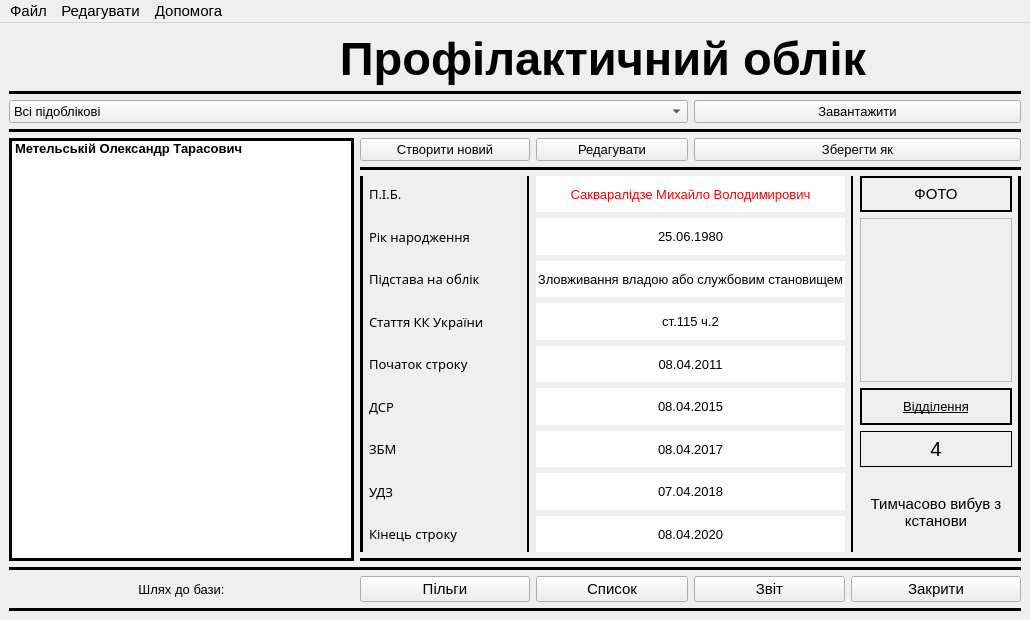
<?xml version="1.0" encoding="UTF-8"?>
<ui version="4.0">
 <class>MainWindow</class>
 <widget class="QMainWindow" name="MainWindow">
  <property name="geometry">
   <rect>
    <x>0</x>
    <y>0</y>
    <width>1030</width>
    <height>620</height>
   </rect>
  </property>
  <property name="font">
   <font>
    <pointsize>11</pointsize>
    <weight>50</weight>
    <bold>false</bold>
   </font>
  </property>
  <property name="windowTitle">
   <string>Оперативно-профылактичний облык</string>
  </property>
  <property name="windowIcon">
   <iconset resource="Profs.qrc">
    <normaloff>:/Icon/Profico.ico</normaloff>:/Icon/Profico.ico</iconset>
  </property>
  <widget class="QWidget" name="centralwidget">
   <layout class="QGridLayout" name="gridLayout_2">
    <item row="0" column="0">
     <layout class="QGridLayout" name="gridLayout">
      <item row="8" column="3">
       <widget class="QLabel" name="label_4">
        <property name="font">
         <font>
          <family>Book Antiqua</family>
          <pointsize>10</pointsize>
         </font>
        </property>
        <property name="text">
         <string>Підстава на облік</string>
        </property>
       </widget>
      </item>
      <item row="4" column="2" colspan="3">
       <widget class="QPushButton" name="pushButton">
        <property name="font">
         <font>
          <pointsize>10</pointsize>
         </font>
        </property>
        <property name="text">
         <string>Створити новий</string>
        </property>
       </widget>
      </item>
      <item row="9" column="5" colspan="2">
       <widget class="QLabel" name="label_13">
        <property name="font">
         <font>
          <family>MS Shell Dlg 2</family>
          <pointsize>10</pointsize>
          <weight>9</weight>
          <italic>false</italic>
          <bold>false</bold>
         </font>
        </property>
        <property name="styleSheet">
         <string notr="true">font: 75 10pt &quot;MS Shell Dlg 2&quot;;
background-color: rgb(255, 255, 255);</string>
        </property>
        <property name="text">
         <string>ст.115 ч.2</string>
        </property>
        <property name="alignment">
         <set>Qt::AlignCenter</set>
        </property>
       </widget>
      </item>
      <item row="7" column="3">
       <widget class="QLabel" name="label_3">
        <property name="font">
         <font>
          <family>Book Antiqua</family>
          <pointsize>10</pointsize>
         </font>
        </property>
        <property name="text">
         <string>Рік народження</string>
        </property>
       </widget>
      </item>
      <item row="11" column="3">
       <widget class="QLabel" name="label_6">
        <property name="font">
         <font>
          <family>Book Antiqua</family>
          <pointsize>10</pointsize>
         </font>
        </property>
        <property name="text">
         <string>ДСР</string>
        </property>
       </widget>
      </item>
      <item row="9" column="3">
       <widget class="QLabel" name="label_2">
        <property name="font">
         <font>
          <family>Book Antiqua</family>
          <pointsize>10</pointsize>
         </font>
        </property>
        <property name="text">
         <string>Стаття КК України</string>
        </property>
       </widget>
      </item>
      <item row="10" column="3">
       <widget class="QLabel" name="label_5">
        <property name="font">
         <font>
          <family>Book Antiqua</family>
          <pointsize>10</pointsize>
         </font>
        </property>
        <property name="text">
         <string>Початок строку</string>
        </property>
       </widget>
      </item>
      <item row="14" column="3">
       <widget class="QLabel" name="label_9">
        <property name="font">
         <font>
          <family>Book Antiqua</family>
          <pointsize>10</pointsize>
         </font>
        </property>
        <property name="text">
         <string>Кінець строку</string>
        </property>
       </widget>
      </item>
      <item row="18" column="0" colspan="10">
       <widget class="Line" name="line_3">
        <property name="font">
         <font>
          <pointsize>10</pointsize>
         </font>
        </property>
        <property name="frameShadow">
         <enum>QFrame::Plain</enum>
        </property>
        <property name="lineWidth">
         <number>5</number>
        </property>
        <property name="orientation">
         <enum>Qt::Horizontal</enum>
        </property>
       </widget>
      </item>
      <item row="0" column="0">
       <widget class="QLabel" name="label_20">
        <property name="font">
         <font>
          <pointsize>10</pointsize>
         </font>
        </property>
        <property name="frameShape">
         <enum>QFrame::NoFrame</enum>
        </property>
        <property name="lineWidth">
         <number>2</number>
        </property>
        <property name="text">
         <string/>
        </property>
        <property name="pixmap">
         <pixmap resource="Profs.qrc">:/image/Books.png</pixmap>
        </property>
        <property name="scaledContents">
         <bool>false</bool>
        </property>
        <property name="alignment">
         <set>Qt::AlignLeading|Qt::AlignLeft|Qt::AlignVCenter</set>
        </property>
       </widget>
      </item>
      <item row="14" column="5" colspan="2">
       <widget class="QLabel" name="label_18">
        <property name="font">
         <font>
          <family>MS Shell Dlg 2</family>
          <pointsize>10</pointsize>
          <weight>9</weight>
          <italic>false</italic>
          <bold>false</bold>
         </font>
        </property>
        <property name="styleSheet">
         <string notr="true">font: 75 10pt &quot;MS Shell Dlg 2&quot;;
background-color: rgb(255, 255, 255);</string>
        </property>
        <property name="text">
         <string>08.04.2020</string>
        </property>
        <property name="alignment">
         <set>Qt::AlignCenter</set>
        </property>
       </widget>
      </item>
      <item row="2" column="0" colspan="6">
       <widget class="QComboBox" name="comboBox">
        <property name="font">
         <font>
          <pointsize>10</pointsize>
         </font>
        </property>
        <property name="editable">
         <bool>false</bool>
        </property>
        <item>
         <property name="text">
          <string>Всі підоблікові</string>
         </property>
        </item>
        <item>
         <property name="text">
          <string>Авторитет</string>
         </property>
        </item>
        <item>
         <property name="text">
          <string>Бандитизм</string>
         </property>
        </item>
        <item>
         <property name="text">
          <string>Вбивство на замовлення</string>
         </property>
        </item>
        <item>
         <property name="text">
          <string>Вступили в незаконні бандитські угрупування</string>
         </property>
        </item>
        <item>
         <property name="text">
          <string>Зловживання владою або службовим становищем</string>
         </property>
        </item>
        <item>
         <property name="text">
          <string>Злодіїв в законі</string>
         </property>
        </item>
        <item>
         <property name="text">
          <string>Лідер ОЗГ</string>
         </property>
        </item>
        <item>
         <property name="text">
          <string>Наркоділки з міжрегіональними звязками</string>
         </property>
        </item>
        <item>
         <property name="text">
          <string>Нецільове використання бюджетних коштів</string>
         </property>
        </item>
        <item>
         <property name="text">
          <string>Проти основ національної безпеки</string>
         </property>
        </item>
        <item>
         <property name="text">
          <string>Службові злочини</string>
         </property>
        </item>
        <item>
         <property name="text">
          <string>Ухилення від сплати податків</string>
         </property>
        </item>
        <item>
         <property name="text">
          <string>Хабар</string>
         </property>
        </item>
        <item>
         <property name="text">
          <string>Шахрайство</string>
         </property>
        </item>
       </widget>
      </item>
      <item row="10" column="5" colspan="2">
       <widget class="QLabel" name="label_14">
        <property name="font">
         <font>
          <family>MS Shell Dlg 2</family>
          <pointsize>10</pointsize>
          <weight>9</weight>
          <italic>false</italic>
          <bold>false</bold>
         </font>
        </property>
        <property name="styleSheet">
         <string notr="true">font: 75 10pt &quot;MS Shell Dlg 2&quot;;
background-color: rgb(255, 255, 255);</string>
        </property>
        <property name="text">
         <string>08.04.2011</string>
        </property>
        <property name="alignment">
         <set>Qt::AlignCenter</set>
        </property>
       </widget>
      </item>
      <item row="6" column="7" rowspan="9">
       <widget class="Line" name="line_10">
        <property name="frameShadow">
         <enum>QFrame::Plain</enum>
        </property>
        <property name="lineWidth">
         <number>2</number>
        </property>
        <property name="orientation">
         <enum>Qt::Vertical</enum>
        </property>
       </widget>
      </item>
      <item row="1" column="0" colspan="10">
       <widget class="Line" name="line_2">
        <property name="font">
         <font>
          <pointsize>10</pointsize>
         </font>
        </property>
        <property name="frameShadow">
         <enum>QFrame::Plain</enum>
        </property>
        <property name="lineWidth">
         <number>5</number>
        </property>
        <property name="orientation">
         <enum>Qt::Horizontal</enum>
        </property>
       </widget>
      </item>
      <item row="6" column="5" colspan="2">
       <widget class="QLabel" name="label_10">
        <property name="palette">
         <palette>
          <active>
           <colorrole role="WindowText">
            <brush brushstyle="SolidPattern">
             <color alpha="255">
              <red>255</red>
              <green>0</green>
              <blue>0</blue>
             </color>
            </brush>
           </colorrole>
           <colorrole role="Button">
            <brush brushstyle="SolidPattern">
             <color alpha="255">
              <red>255</red>
              <green>255</green>
              <blue>255</blue>
             </color>
            </brush>
           </colorrole>
           <colorrole role="Base">
            <brush brushstyle="SolidPattern">
             <color alpha="255">
              <red>255</red>
              <green>255</green>
              <blue>255</blue>
             </color>
            </brush>
           </colorrole>
           <colorrole role="Window">
            <brush brushstyle="SolidPattern">
             <color alpha="255">
              <red>255</red>
              <green>255</green>
              <blue>255</blue>
             </color>
            </brush>
           </colorrole>
          </active>
          <inactive>
           <colorrole role="WindowText">
            <brush brushstyle="SolidPattern">
             <color alpha="255">
              <red>255</red>
              <green>0</green>
              <blue>0</blue>
             </color>
            </brush>
           </colorrole>
           <colorrole role="Button">
            <brush brushstyle="SolidPattern">
             <color alpha="255">
              <red>255</red>
              <green>255</green>
              <blue>255</blue>
             </color>
            </brush>
           </colorrole>
           <colorrole role="Base">
            <brush brushstyle="SolidPattern">
             <color alpha="255">
              <red>255</red>
              <green>255</green>
              <blue>255</blue>
             </color>
            </brush>
           </colorrole>
           <colorrole role="Window">
            <brush brushstyle="SolidPattern">
             <color alpha="255">
              <red>255</red>
              <green>255</green>
              <blue>255</blue>
             </color>
            </brush>
           </colorrole>
          </inactive>
          <disabled>
           <colorrole role="WindowText">
            <brush brushstyle="SolidPattern">
             <color alpha="255">
              <red>120</red>
              <green>120</green>
              <blue>120</blue>
             </color>
            </brush>
           </colorrole>
           <colorrole role="Button">
            <brush brushstyle="SolidPattern">
             <color alpha="255">
              <red>255</red>
              <green>255</green>
              <blue>255</blue>
             </color>
            </brush>
           </colorrole>
           <colorrole role="Base">
            <brush brushstyle="SolidPattern">
             <color alpha="255">
              <red>255</red>
              <green>255</green>
              <blue>255</blue>
             </color>
            </brush>
           </colorrole>
           <colorrole role="Window">
            <brush brushstyle="SolidPattern">
             <color alpha="255">
              <red>255</red>
              <green>255</green>
              <blue>255</blue>
             </color>
            </brush>
           </colorrole>
          </disabled>
         </palette>
        </property>
        <property name="font">
         <font>
          <family>MS Shell Dlg 2</family>
          <pointsize>10</pointsize>
          <weight>9</weight>
          <italic>false</italic>
          <bold>false</bold>
         </font>
        </property>
        <property name="styleSheet">
         <string notr="true">font: 75 10pt &quot;MS Shell Dlg 2&quot;;
background-color: rgb(255, 255, 255);</string>
        </property>
        <property name="text">
         <string>Сакваралідзе Михайло Володимирович</string>
        </property>
        <property name="alignment">
         <set>Qt::AlignCenter</set>
        </property>
       </widget>
      </item>
      <item row="4" column="0" rowspan="12" colspan="2">
       <widget class="QListWidget" name="listWidget">
        <property name="minimumSize">
         <size>
          <width>345</width>
          <height>0</height>
         </size>
        </property>
        <property name="font">
         <font>
          <family>Arial</family>
          <pointsize>10</pointsize>
          <weight>75</weight>
          <bold>true</bold>
         </font>
        </property>
        <property name="frameShape">
         <enum>QFrame::Box</enum>
        </property>
        <property name="frameShadow">
         <enum>QFrame::Plain</enum>
        </property>
        <property name="lineWidth">
         <number>3</number>
        </property>
        <property name="movement">
         <enum>QListView::Static</enum>
        </property>
        <property name="flow">
         <enum>QListView::TopToBottom</enum>
        </property>
        <property name="wordWrap">
         <bool>true</bool>
        </property>
        <item>
         <property name="text">
          <string notr="true">Метельській Олександр Тарасович</string>
         </property>
         <property name="textAlignment">
          <set>AlignLeading|AlignVCenter</set>
         </property>
        </item>
       </widget>
      </item>
      <item row="6" column="9" rowspan="9">
       <widget class="Line" name="line_9">
        <property name="font">
         <font>
          <pointsize>10</pointsize>
         </font>
        </property>
        <property name="frameShadow">
         <enum>QFrame::Plain</enum>
        </property>
        <property name="lineWidth">
         <number>5</number>
        </property>
        <property name="orientation">
         <enum>Qt::Vertical</enum>
        </property>
       </widget>
      </item>
      <item row="11" column="5" colspan="2">
       <widget class="QLabel" name="label_15">
        <property name="font">
         <font>
          <family>MS Shell Dlg 2</family>
          <pointsize>10</pointsize>
          <weight>9</weight>
          <italic>false</italic>
          <bold>false</bold>
         </font>
        </property>
        <property name="styleSheet">
         <string notr="true">font: 75 10pt &quot;MS Shell Dlg 2&quot;;
background-color: rgb(255, 255, 255);</string>
        </property>
        <property name="text">
         <string>08.04.2015</string>
        </property>
        <property name="alignment">
         <set>Qt::AlignCenter</set>
        </property>
       </widget>
      </item>
      <item row="7" column="5" colspan="2">
       <widget class="QLabel" name="label_11">
        <property name="font">
         <font>
          <family>MS Shell Dlg 2</family>
          <pointsize>10</pointsize>
          <weight>9</weight>
          <italic>false</italic>
          <bold>false</bold>
         </font>
        </property>
        <property name="styleSheet">
         <string notr="true">font: 75 10pt &quot;MS Shell Dlg 2&quot;;
background-color: rgb(255, 255, 255);</string>
        </property>
        <property name="text">
         <string>25.06.1980</string>
        </property>
        <property name="alignment">
         <set>Qt::AlignCenter</set>
        </property>
       </widget>
      </item>
      <item row="6" column="4" rowspan="9">
       <widget class="Line" name="line_8">
        <property name="font">
         <font>
          <pointsize>10</pointsize>
         </font>
        </property>
        <property name="frameShadow">
         <enum>QFrame::Plain</enum>
        </property>
        <property name="lineWidth">
         <number>2</number>
        </property>
        <property name="orientation">
         <enum>Qt::Vertical</enum>
        </property>
       </widget>
      </item>
      <item row="13" column="3">
       <widget class="QLabel" name="label_8">
        <property name="font">
         <font>
          <family>Book Antiqua</family>
          <pointsize>10</pointsize>
         </font>
        </property>
        <property name="text">
         <string>УДЗ</string>
        </property>
       </widget>
      </item>
      <item row="8" column="5" colspan="2">
       <widget class="QLabel" name="label_12">
        <property name="font">
         <font>
          <family>MS Shell Dlg 2</family>
          <pointsize>10</pointsize>
          <weight>9</weight>
          <italic>false</italic>
          <bold>false</bold>
         </font>
        </property>
        <property name="styleSheet">
         <string notr="true">font: 75 10pt &quot;MS Shell Dlg 2&quot;;
background-color: rgb(255, 255, 255);</string>
        </property>
        <property name="text">
         <string>Зловживання владою або службовим становищем</string>
        </property>
        <property name="alignment">
         <set>Qt::AlignCenter</set>
        </property>
       </widget>
      </item>
      <item row="12" column="3">
       <widget class="QLabel" name="label_7">
        <property name="font">
         <font>
          <family>Book Antiqua</family>
          <pointsize>10</pointsize>
         </font>
        </property>
        <property name="text">
         <string>ЗБМ</string>
        </property>
       </widget>
      </item>
      <item row="6" column="2" rowspan="9">
       <widget class="Line" name="line_6">
        <property name="font">
         <font>
          <pointsize>10</pointsize>
         </font>
        </property>
        <property name="frameShadow">
         <enum>QFrame::Plain</enum>
        </property>
        <property name="lineWidth">
         <number>5</number>
        </property>
        <property name="orientation">
         <enum>Qt::Vertical</enum>
        </property>
       </widget>
      </item>
      <item row="5" column="2" colspan="8">
       <widget class="Line" name="line_5">
        <property name="font">
         <font>
          <pointsize>10</pointsize>
         </font>
        </property>
        <property name="frameShadow">
         <enum>QFrame::Plain</enum>
        </property>
        <property name="lineWidth">
         <number>5</number>
        </property>
        <property name="orientation">
         <enum>Qt::Horizontal</enum>
        </property>
       </widget>
      </item>
      <item row="3" column="0" colspan="10">
       <widget class="Line" name="line_4">
        <property name="font">
         <font>
          <pointsize>10</pointsize>
         </font>
        </property>
        <property name="frameShadow">
         <enum>QFrame::Plain</enum>
        </property>
        <property name="lineWidth">
         <number>5</number>
        </property>
        <property name="orientation">
         <enum>Qt::Horizontal</enum>
        </property>
       </widget>
      </item>
      <item row="4" column="5">
       <widget class="QPushButton" name="pushButton_2">
        <property name="font">
         <font>
          <pointsize>10</pointsize>
         </font>
        </property>
        <property name="text">
         <string>Редагувати</string>
        </property>
       </widget>
      </item>
      <item row="15" column="2" colspan="8">
       <widget class="Line" name="line_7">
        <property name="font">
         <font>
          <pointsize>10</pointsize>
         </font>
        </property>
        <property name="frameShadow">
         <enum>QFrame::Plain</enum>
        </property>
        <property name="lineWidth">
         <number>5</number>
        </property>
        <property name="orientation">
         <enum>Qt::Horizontal</enum>
        </property>
       </widget>
      </item>
      <item row="16" column="0" colspan="10">
       <widget class="Line" name="line">
        <property name="font">
         <font>
          <pointsize>10</pointsize>
         </font>
        </property>
        <property name="frameShadow">
         <enum>QFrame::Plain</enum>
        </property>
        <property name="lineWidth">
         <number>5</number>
        </property>
        <property name="orientation">
         <enum>Qt::Horizontal</enum>
        </property>
       </widget>
      </item>
      <item row="2" column="6" colspan="4">
       <widget class="QPushButton" name="pushButton_4">
        <property name="font">
         <font>
          <pointsize>10</pointsize>
         </font>
        </property>
        <property name="text">
         <string>Завантажити</string>
        </property>
       </widget>
      </item>
      <item row="12" column="5" colspan="2">
       <widget class="QLabel" name="label_16">
        <property name="font">
         <font>
          <family>MS Shell Dlg 2</family>
          <pointsize>10</pointsize>
          <weight>9</weight>
          <italic>false</italic>
          <bold>false</bold>
         </font>
        </property>
        <property name="styleSheet">
         <string notr="true">font: 75 10pt &quot;MS Shell Dlg 2&quot;;
background-color: rgb(255, 255, 255);</string>
        </property>
        <property name="text">
         <string>08.04.2017</string>
        </property>
        <property name="alignment">
         <set>Qt::AlignCenter</set>
        </property>
       </widget>
      </item>
      <item row="6" column="3">
       <widget class="QLabel" name="label">
        <property name="font">
         <font>
          <family>Book Antiqua</family>
          <pointsize>10</pointsize>
         </font>
        </property>
        <property name="frameShape">
         <enum>QFrame::NoFrame</enum>
        </property>
        <property name="text">
         <string>П.І.Б.</string>
        </property>
       </widget>
      </item>
      <item row="13" column="5" colspan="2">
       <widget class="QLabel" name="label_17">
        <property name="font">
         <font>
          <family>MS Shell Dlg 2</family>
          <pointsize>10</pointsize>
          <weight>9</weight>
          <italic>false</italic>
          <bold>false</bold>
         </font>
        </property>
        <property name="styleSheet">
         <string notr="true">font: 75 10pt &quot;MS Shell Dlg 2&quot;;
background-color: rgb(255, 255, 255);</string>
        </property>
        <property name="text">
         <string>07.04.2018</string>
        </property>
        <property name="alignment">
         <set>Qt::AlignCenter</set>
        </property>
       </widget>
      </item>
      <item row="6" column="8">
       <widget class="QLabel" name="label_25">
        <property name="frameShape">
         <enum>QFrame::WinPanel</enum>
        </property>
        <property name="text">
         <string>ФОТО</string>
        </property>
        <property name="alignment">
         <set>Qt::AlignCenter</set>
        </property>
       </widget>
      </item>
      <item row="11" column="8">
       <widget class="QLabel" name="label_23">
        <property name="font">
         <font>
          <pointsize>10</pointsize>
          <underline>true</underline>
         </font>
        </property>
        <property name="frameShape">
         <enum>QFrame::WinPanel</enum>
        </property>
        <property name="text">
         <string>Відділення</string>
        </property>
        <property name="alignment">
         <set>Qt::AlignCenter</set>
        </property>
       </widget>
      </item>
      <item row="7" column="8" rowspan="4">
       <widget class="QLabel" name="label_22">
        <property name="frameShape">
         <enum>QFrame::StyledPanel</enum>
        </property>
        <property name="text">
         <string/>
        </property>
        <property name="pixmap">
         <pixmap>:/image/People.png</pixmap>
        </property>
        <property name="scaledContents">
         <bool>true</bool>
        </property>
        <property name="alignment">
         <set>Qt::AlignCenter</set>
        </property>
       </widget>
      </item>
      <item row="0" column="1" colspan="9">
       <widget class="QLabel" name="label_19">
        <property name="font">
         <font>
          <pointsize>35</pointsize>
          <weight>75</weight>
          <bold>true</bold>
         </font>
        </property>
        <property name="text">
         <string>Профілактичний облік</string>
        </property>
        <property name="alignment">
         <set>Qt::AlignCenter</set>
        </property>
        <property name="wordWrap">
         <bool>true</bool>
        </property>
       </widget>
      </item>
      <item row="4" column="6" colspan="4">
       <widget class="QPushButton" name="pushButton_3">
        <property name="font">
         <font>
          <pointsize>10</pointsize>
         </font>
        </property>
        <property name="text">
         <string>Зберегти як</string>
        </property>
       </widget>
      </item>
      <item row="17" column="5">
       <widget class="QPushButton" name="pushButton_5">
        <property name="text">
         <string>Список</string>
        </property>
       </widget>
      </item>
      <item row="17" column="6">
       <widget class="QPushButton" name="pushButton_6">
        <property name="text">
         <string>Звіт</string>
        </property>
       </widget>
      </item>
      <item row="17" column="7" colspan="3">
       <widget class="QPushButton" name="pushButton_7">
        <property name="text">
         <string>Закрити</string>
        </property>
       </widget>
      </item>
      <item row="17" column="2" colspan="3">
       <widget class="QPushButton" name="pushButton_8">
        <property name="text">
         <string>Пільги</string>
        </property>
       </widget>
      </item>
      <item row="17" column="0" colspan="2">
       <widget class="QLabel" name="label_21">
        <property name="font">
         <font>
          <pointsize>10</pointsize>
          <weight>50</weight>
          <bold>false</bold>
         </font>
        </property>
        <property name="text">
         <string>Шлях до бази:</string>
        </property>
        <property name="alignment">
         <set>Qt::AlignCenter</set>
        </property>
       </widget>
      </item>
      <item row="12" column="8">
       <widget class="QLabel" name="label_24">
        <property name="font">
         <font>
          <pointsize>15</pointsize>
         </font>
        </property>
        <property name="frameShape">
         <enum>QFrame::Panel</enum>
        </property>
        <property name="text">
         <string>4</string>
        </property>
        <property name="alignment">
         <set>Qt::AlignCenter</set>
        </property>
       </widget>
      </item>
      <item row="13" column="8" rowspan="2">
       <widget class="QLabel" name="label_26">
        <property name="text">
         <string>Тимчасово вибув з кстанови</string>
        </property>
        <property name="alignment">
         <set>Qt::AlignCenter</set>
        </property>
        <property name="wordWrap">
         <bool>true</bool>
        </property>
       </widget>
      </item>
     </layout>
    </item>
   </layout>
  </widget>
  <widget class="QMenuBar" name="menubar">
   <property name="geometry">
    <rect>
     <x>0</x>
     <y>0</y>
     <width>1030</width>
     <height>21</height>
    </rect>
   </property>
   <widget class="QMenu" name="menu">
    <property name="title">
     <string>Файл</string>
    </property>
    <addaction name="action"/>
    <addaction name="action_2"/>
    <addaction name="action_3"/>
   </widget>
   <widget class="QMenu" name="menu_2">
    <property name="title">
     <string>Редагувати</string>
    </property>
    <addaction name="action_7"/>
    <addaction name="action_4"/>
    <addaction name="action_6"/>
   </widget>
   <widget class="QMenu" name="menu_3">
    <property name="title">
     <string>Допомога</string>
    </property>
    <addaction name="action_5"/>
    <addaction name="action_8"/>
   </widget>
   <addaction name="menu"/>
   <addaction name="menu_2"/>
   <addaction name="menu_3"/>
  </widget>
  <action name="action">
   <property name="text">
    <string>Створити</string>
   </property>
  </action>
  <action name="action_2">
   <property name="text">
    <string>Выдкрити</string>
   </property>
  </action>
  <action name="action_3">
   <property name="text">
    <string>Закрити</string>
   </property>
  </action>
  <action name="action_4">
   <property name="text">
    <string>Завыантажити</string>
   </property>
  </action>
  <action name="action_5">
   <property name="text">
    <string>Про програму</string>
   </property>
  </action>
  <action name="action_6">
   <property name="text">
    <string>Зберыгти</string>
   </property>
  </action>
  <action name="action_7">
   <property name="text">
    <string>Аутентифікація</string>
   </property>
  </action>
  <action name="action_8">
   <property name="text">
    <string>Довідка</string>
   </property>
  </action>
 </widget>
 <tabstops>
  <tabstop>comboBox</tabstop>
  <tabstop>listWidget</tabstop>
  <tabstop>pushButton_4</tabstop>
  <tabstop>pushButton</tabstop>
  <tabstop>pushButton_2</tabstop>
  <tabstop>pushButton_3</tabstop>
  <tabstop>pushButton_8</tabstop>
  <tabstop>pushButton_5</tabstop>
  <tabstop>pushButton_6</tabstop>
  <tabstop>pushButton_7</tabstop>
 </tabstops>
 <resources>
  <include location="Profs.qrc"/>
 </resources>
 <connections>
  <connection>
   <sender>pushButton</sender>
   <signal>clicked()</signal>
   <receiver>pushButton</receiver>
   <slot>click()</slot>
   <hints>
    <hint type="sourcelabel">
     <x>415</x>
     <y>196</y>
    </hint>
    <hint type="destinationlabel">
     <x>490</x>
     <y>197</y>
    </hint>
   </hints>
  </connection>
  <connection>
   <sender>pushButton_4</sender>
   <signal>clicked()</signal>
   <receiver>pushButton_4</receiver>
   <slot>click()</slot>
   <hints>
    <hint type="sourcelabel">
     <x>806</x>
     <y>149</y>
    </hint>
    <hint type="destinationlabel">
     <x>868</x>
     <y>159</y>
    </hint>
   </hints>
  </connection>
  <connection>
   <sender>pushButton_2</sender>
   <signal>clicked()</signal>
   <receiver>pushButton_2</receiver>
   <slot>click()</slot>
   <hints>
    <hint type="sourcelabel">
     <x>590</x>
     <y>191</y>
    </hint>
    <hint type="destinationlabel">
     <x>649</x>
     <y>186</y>
    </hint>
   </hints>
  </connection>
  <connection>
   <sender>pushButton_3</sender>
   <signal>clicked()</signal>
   <receiver>pushButton_3</receiver>
   <slot>click()</slot>
   <hints>
    <hint type="sourcelabel">
     <x>750</x>
     <y>195</y>
    </hint>
    <hint type="destinationlabel">
     <x>785</x>
     <y>195</y>
    </hint>
   </hints>
  </connection>
  <connection>
   <sender>pushButton_8</sender>
   <signal>clicked()</signal>
   <receiver>pushButton_8</receiver>
   <slot>click()</slot>
   <hints>
    <hint type="sourcelabel">
     <x>428</x>
     <y>591</y>
    </hint>
    <hint type="destinationlabel">
     <x>493</x>
     <y>586</y>
    </hint>
   </hints>
  </connection>
  <connection>
   <sender>pushButton_5</sender>
   <signal>clicked()</signal>
   <receiver>pushButton_5</receiver>
   <slot>click()</slot>
   <hints>
    <hint type="sourcelabel">
     <x>599</x>
     <y>589</y>
    </hint>
    <hint type="destinationlabel">
     <x>650</x>
     <y>585</y>
    </hint>
   </hints>
  </connection>
  <connection>
   <sender>pushButton_6</sender>
   <signal>clicked()</signal>
   <receiver>pushButton_6</receiver>
   <slot>click()</slot>
   <hints>
    <hint type="sourcelabel">
     <x>748</x>
     <y>585</y>
    </hint>
    <hint type="destinationlabel">
     <x>786</x>
     <y>587</y>
    </hint>
   </hints>
  </connection>
  <connection>
   <sender>pushButton_7</sender>
   <signal>clicked()</signal>
   <receiver>pushButton_7</receiver>
   <slot>click()</slot>
   <hints>
    <hint type="sourcelabel">
     <x>891</x>
     <y>584</y>
    </hint>
    <hint type="destinationlabel">
     <x>945</x>
     <y>589</y>
    </hint>
   </hints>
  </connection>
 </connections>
</ui>
